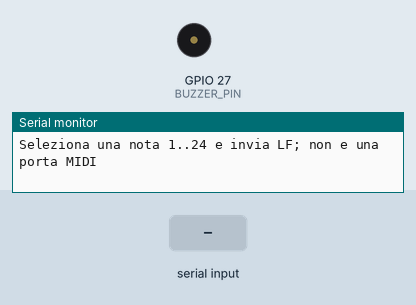
This sketch was run on a simulated ESP32. Parts: buzzer (waves = sounding), the last lines printed to the serial monitor. Inputs (shaded band) come from the test bench.

Above: at 1.2 s.
1.3 s: "5\n" received over Serial
At 1.7 s:
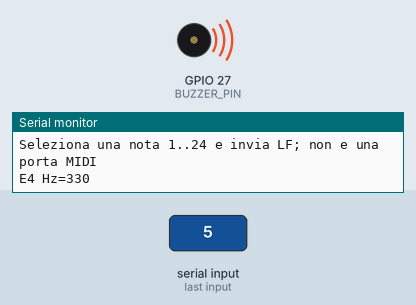
3.3 s: "90,45\n" received over Serial
Timing chart, 0 to 6.3 s (numbered marks = the images above; inputs shaded):
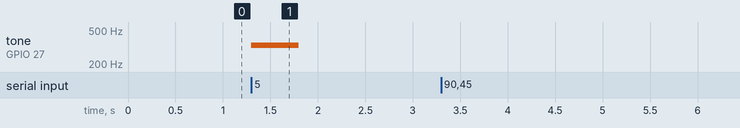

The sketch:

Buzzer_08_sintetizzatore_midi.ino
```cpp
// @author Filippo Bilardo
#include <Arduino.h>

const int BUZZER_PIN=27;
// Note MIDI (frequenze in Hz)
const int notes[] = {
  262, 277, 294, 311, 330, 349, 370, 392, 415, 440, 466, 494,
  523, 554, 587, 622, 659, 698, 740, 784, 831, 880, 932, 988
};

// Nomi delle note
const char* noteNames[] = {
  "C4", "C#4", "D4", "D#4", "E4", "F4", "F#4", "G4", "G#4", "A4", "A#4", "B4",
  "C5", "C#5", "D5", "D#5", "E5", "F5", "F#5", "G5", "G#5", "A5", "A#5", "B5"
};


char line[4]; int length=0; bool overflow=false;
void setup() {
  Serial.begin(115200); pinMode(BUZZER_PIN,OUTPUT); digitalWrite(BUZZER_PIN,LOW);
  Serial.println("Seleziona una nota 1..24 e invia LF; non e una porta MIDI");
}
void loop() {
  int budget=32;
  while (budget-- >0 && Serial.available()>0) {
    const char c=char(Serial.read());
    if (c=='\n') {
      if (length>0&&line[length-1]=='\r') length--;
      bool valid=!overflow&&length>0&&length<=2; int number=0;
      for (int i=0;i<length&&valid;i++) {
        if (line[i]<'0'||line[i]>'9') valid=false; else number=number*10+line[i]-'0';
      }
      if (valid&&number>=1&&number<=24) {
        Serial.print(noteNames[number-1]); Serial.print(" Hz="); Serial.println(notes[number-1]);
        tone(BUZZER_PIN,notes[number-1]); delay(500); noTone(BUZZER_PIN);
      } else Serial.println("ERR NOTA");
      length=0; overflow=false;
    } else if (!overflow) {
      if (length<3) line[length++]=c; else overflow=true;
    }
  }
  delay(1);
}
```

Measured:
- after the input at 1.3 s, tone on GPIO 27 (BUZZER_PIN): silent → 330 Hz at once, → silent 0.50 s later
